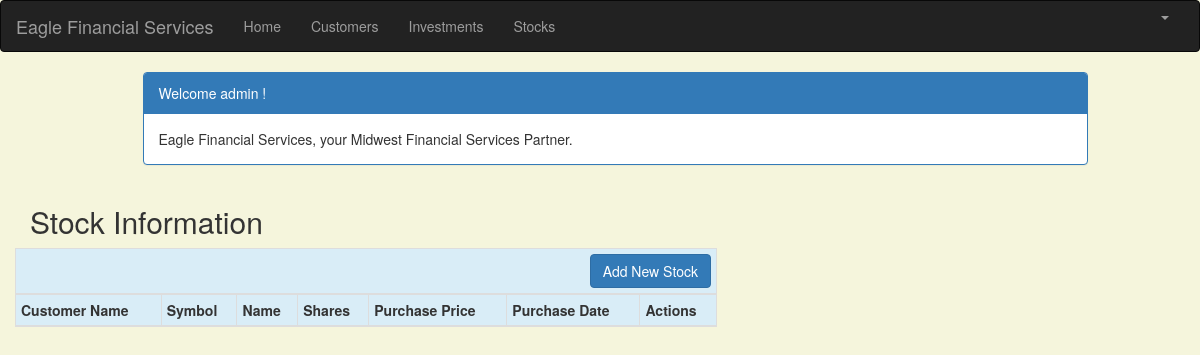
Before: /stock_list (signed in) with the older database file.
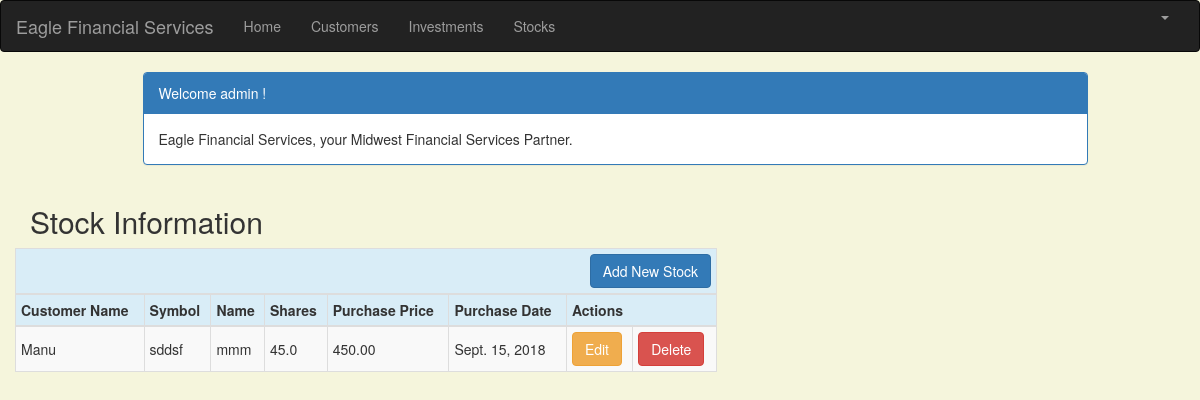
After: the same page with the newer database file.
### portfolio/models.py (models this page shows, shortened)
class Stock(models.Model):
    customer = models.ForeignKey(Customer, on_delete=models.CASCADE, related_name='stocks')
    symbol = models.CharField(max_length=10)
    name = models.CharField(max_length=50)
    shares = models.DecimalField (max_digits=10, decimal_places=1)
    purchase_price = models.DecimalField(max_digits=10, decimal_places=2)
    purchase_date = models.DateField(default=timezone.now, blank=True, null=True)

class Customer(models.Model):
    name = models.CharField(max_length=50)
    address = models.CharField(max_length=200)
    cust_number = models.IntegerField(blank=False, null=False)
    city = models.CharField(max_length=50)
    state = models.CharField(max_length=50)
    zipcode = models.CharField(max_length=10)
    email = models.EmailField(max_length=200)
    cell_phone = models.CharField(max_length=50)
    created_date = models.DateTimeField(
        default=timezone.now)
    updated_date = models.DateTimeField(auto_now_add=True)

### portfolio/views.py (the view)
# urls.py: path('stock_list', views.stock_list, name='stock_list'),
@login_required
def stock_list(request):
    stocks = Stock.objects.filter(purchase_date__lte=timezone.now())
    return render(request, 'portfolio/stock_list.html', {'stocks': stocks})

### portfolio/templates/portfolio/stock_list.html (shortened to what this page needs)
{% extends 'portfolio/base.html' %}
{% block content %}
    <html>
    <head>
        <link rel="stylesheet" href="https://maxcdn.bootstrapcdn.com/bootstrap/3.3.4/css/bootstrap.min.css">
    </head>
    <body>
    <div class="container">
        <div class="row">
            <div class="col-md-10 col-md-offset-1">
                <div class="panel panel-primary">
                    {% if user.is_authenticated %}
                    	<div class="panel-heading">Welcome {{ user.username }} !</div>
                	{% else %}
                		<div class="panel-heading">Welcome!</div>
                	{% endif %}
                    <div class="panel-body">
                        Eagle Financial Services, your Midwest Financial Services Partner.
                    </div>
                </div>
            </div>
        </div>
    </div>
    <div class="row">
        <h2 style="padding-left: 15Px">Stock Information</h2>
    </div>
     <div class="row">
                  <table class="table-md table-striped table-bordered table-hover table-condensed table-responsive">
                    <thead>
                    <tr class="bg-info">
                        <th colspan="9" class="col text-right"><a href="{% url 'portfolio:stock_new' %}" >
                                <span class="btn btn-primary">Add New Stock</span></a></th>
                    </tr>
            <tr class="bg-info">
                <th nowrap="true">Customer Name</th>
                <th nowrap="true">Symbol</th>
                <th nowrap="true">Name</th>
                <th nowrap="true">Shares</th>
                <th nowrap="true">Purchase Price</th>
                <th nowrap="true">Purchase Date</th>
                <th colspan="3">Actions</th>
            </tr>
            </thead>
            <tbody>
            {% for stock in stocks %}
                <tr>
                    <td nowrap="true">{{ stock.customer.name }}</td>
                    <td nowrap="true">{{ stock.symbol }}</td>
                    <td nowrap="true">{{ stock.name }}</td>
                    <td nowrap="true">{{ stock.shares }}</td>
                    <td nowrap="true">{{ stock.purchase_price }}</td>
                    <td nowrap="true">{{ stock.purchase_date }}</td>
                     <td ><a href="{% url 'portfolio:stock_edit' pk=stock.pk %}"
                           class="btn btn-warning">Edit</a></td>
                    <td><a href="{% url 'portfolio:stock_delete' pk=stock.pk %}"
                           onclick="return confirm('Are you sure you want to delete?')"
                           class="btn btn-danger">Delete</a>
                    </td>
                </tr>
            {% endfor %}
            </tbody>
        </table>
    </div>
    </body>
    </html>
{% endblock %}

Changed rows visible on the page:
added Stock: customer.name "Manu", symbol "sddsf", name "mmm", shares "45.0", purchase_price "450.00", purchase_date "Sept. 15, 2018"
